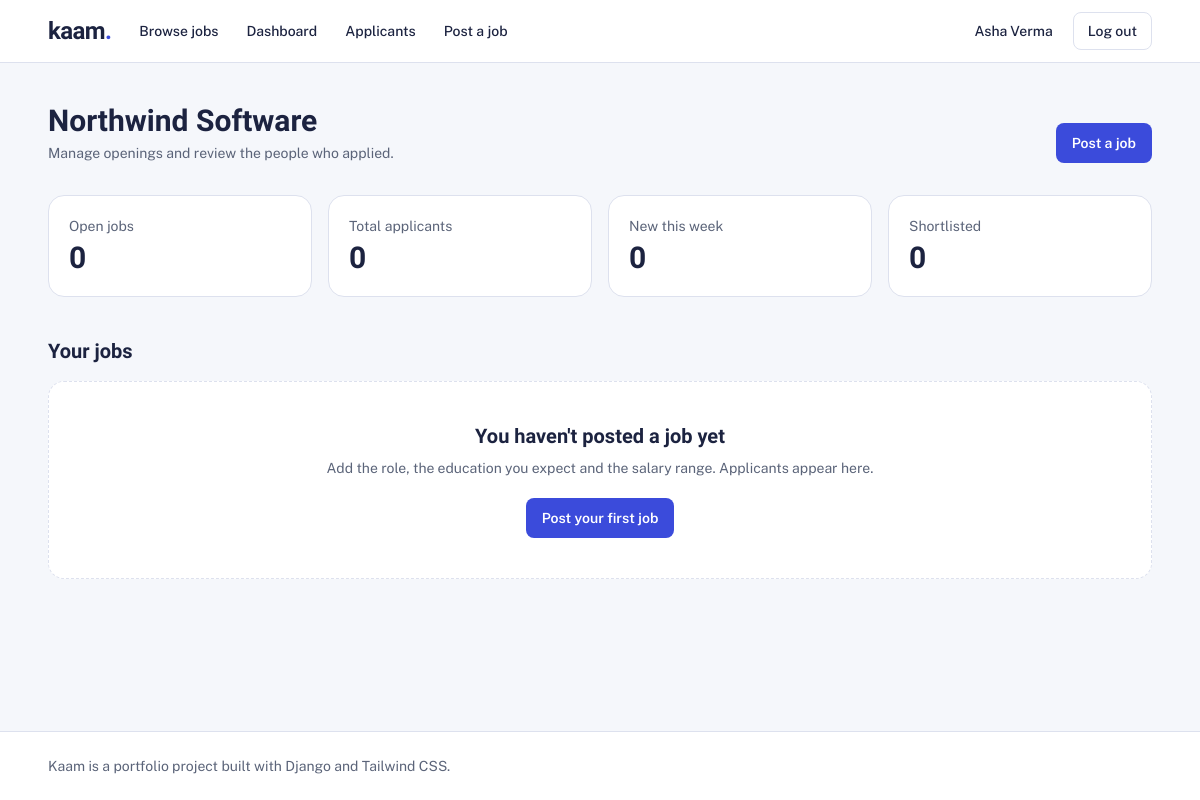
Screenshot of /jobs/manage/ (signed in) with the database file from the repository.
### accounts/models.py (models this page shows, shortened)
class User(AbstractUser):
    class Role(models.TextChoices):
        EMPLOYER = "employer", "Employer"
        SEEKER = "seeker", "Job seeker"
    username = None
    email = models.EmailField("email address", unique=True)
    role = models.CharField(max_length=10, choices=Role.choices, blank=True)
    USERNAME_FIELD = "email"
    REQUIRED_FIELDS = []
    objects = UserManager()
    @property
    def display_name(self):
        return self.get_full_name().strip() or self.email

class EmployerProfile(models.Model):
    SIZES = [
        ("1-10", "1-10 employees"),
        ("11-50", "11-50 employees"),
        ("51-200", "51-200 employees"),
        ("201-1000", "201-1000 employees"),
        ("1000+", "1000+ employees"),
    ]
    user = models.OneToOneField(settings.AUTH_USER_MODEL, on_delete=models.CASCADE, related_name="employer_profile")
    company_name = models.CharField(max_length=120)
    industry = models.CharField(max_length=80, blank=True, help_text="e.g. Software, Manufacturing")
    company_size = models.CharField(max_length=10, choices=SIZES, blank=True)
    location = models.CharField("Head office", max_length=120, blank=True)
    website = models.URLField(blank=True)
    about = models.TextField("About the company", blank=True)
    logo = models.ImageField(upload_to="logos/", blank=True)

### jobs/views.py (the view)
# urls.py: path("manage/", views.employer_dashboard, name="employer_dashboard"),
@employer_required
def employer_dashboard(request):
    jobs = Job.objects.filter(employer=request.user).annotate(applicant_count=Count("applications"))
    applications = Application.objects.filter(job__employer=request.user)
    week_ago = timezone.now() - timedelta(days=7)
    stats = {
        "active_jobs": jobs.filter(is_active=True).count(),
        "total_applicants": applications.count(),
        "new_applicants": applications.filter(applied_at__gte=week_ago).count(),
        "shortlisted": applications.filter(status=Application.Status.SHORTLISTED).count(),
    }
    return render(request, "jobs/employer_dashboard.html", {"jobs": jobs, "stats": stats})

### core/context_processors.py (called while the page is built)
def site(request):
    return {"SITE_NAME": settings.SITE_NAME, "TAILWIND_BUILT": settings.TAILWIND_BUILT}

### templates/jobs/employer_dashboard.html (shortened to what this page needs)
{% extends "base.html" %}
{% block content %}
<section class="mx-auto max-w-6xl px-4 py-10 sm:px-6">
  <div class="flex flex-wrap items-end justify-between gap-4">
    <div>
      <h1 class="font-display text-3xl font-bold">{{ user.employer_profile.company_name|default:"Your jobs" }}</h1>
      <p class="mt-1 text-sm text-muted">Manage openings and review the people who applied.</p>
    </div>
    <a href="{% url 'jobs:create' %}" class="rounded-lg bg-brand px-4 py-2.5 text-sm font-semibold text-white hover:bg-brand-dark">Post a job</a>
  </div>
  <dl class="mt-8 grid grid-cols-2 gap-4 lg:grid-cols-4">
    <div class="rounded-2xl border border-line bg-white p-5"><dt class="text-sm text-muted">Open jobs</dt><dd class="mt-1 font-display text-3xl font-bold">{{ stats.active_jobs }}</dd></div>
    <div class="rounded-2xl border border-line bg-white p-5"><dt class="text-sm text-muted">Total applicants</dt><dd class="mt-1 font-display text-3xl font-bold">{{ stats.total_applicants }}</dd></div>
    <div class="rounded-2xl border border-line bg-white p-5"><dt class="text-sm text-muted">New this week</dt><dd class="mt-1 font-display text-3xl font-bold">{{ stats.new_applicants }}</dd></div>
    <div class="rounded-2xl border border-line bg-white p-5"><dt class="text-sm text-muted">Shortlisted</dt><dd class="mt-1 font-display text-3xl font-bold">{{ stats.shortlisted }}</dd></div>
  </dl>
  <h2 class="mt-10 font-display text-xl font-bold">Your jobs</h2>
  {% if jobs %}
    <ul class="mt-4 divide-y divide-line rounded-2xl border border-line bg-white px-6">
      {% for job in jobs %}
        <li class="flex flex-col gap-4 py-5 lg:flex-row lg:items-center lg:justify-between">
          <div class="min-w-0">
            <div class="flex flex-wrap items-center gap-2">
              <a href="{% url 'jobs:detail' job.pk %}" class="font-display text-lg font-bold hover:text-brand">{{ job.title }}</a>
              {% include "partials/_work_mode_badge.html" with mode=job.work_mode label=job.get_work_mode_display %}
              {% if job.is_open %}
                <span class="rounded-full bg-emerald-100 px-2.5 py-0.5 text-xs font-medium text-emerald-900">Open</span>
              {% else %}
                <span class="rounded-full bg-slate-200 px-2.5 py-0.5 text-xs font-medium text-slate-700">Closed</span>
              {% endif %}
            </div>
            <p class="mt-1 text-sm text-muted">Posted {{ job.created_at|date:"j M Y" }}{% if job.deadline %}, apply by {{ job.deadline|date:"j M Y" }}{% endif %}</p>
          </div>
          <div class="flex flex-wrap items-center gap-2">
            <a href="{% url 'jobs:job_applicants' job.pk %}" class="rounded-lg bg-ink px-3.5 py-2 text-sm font-medium text-white">{{ job.applicant_count }} applicant{{ job.applicant_count|pluralize }}</a>
            <a href="{% url 'jobs:update' job.pk %}" class="rounded-lg border border-line px-3.5 py-2 text-sm font-medium hover:bg-tint">Edit</a>
            <form method="post" action="{% url 'jobs:toggle' job.pk %}">
              {% csrf_token %}
              <button type="submit" class="rounded-lg border border-line px-3.5 py-2 text-sm font-medium hover:bg-tint">{% if job.is_active %}Close{% else %}Reopen{% endif %}</button>
            </form>
            <a href="{% url 'jobs:delete' job.pk %}" class="rounded-lg px-3.5 py-2 text-sm font-medium text-red-600 hover:bg-red-50">Delete</a>
          </div>
        </li>
      {% endfor %}
    </ul>
  {% else %}
    <div class="mt-4 rounded-2xl border border-dashed border-line bg-white p-10 text-center">
      <p class="font-display text-xl font-bold">You haven't posted a job yet</p>
      <p class="mt-2 text-sm text-muted">Add the role, the education you expect and the salary range. Applicants appear here.</p>
      <a href="{% url 'jobs:create' %}" class="mt-5 inline-block rounded-lg bg-brand px-4 py-2.5 text-sm font-semibold text-white hover:bg-brand-dark">Post your first job</a>
    </div>
  {% endif %}
</section>
{% endblock %}

### templates/base.html (shortened to what this page needs)
{% load static %}<!DOCTYPE html>
<html lang="en" class="h-full">
<head>
  {% if TAILWIND_BUILT %}
    <link rel="stylesheet" href="{% static 'css/tailwind.css' %}">
  {% else %}
    <script src="https://cdn.tailwindcss.com"></script>
  {% endif %}
  <link rel="stylesheet" href="{% static 'css/app.css' %}">
</head>
<body class="flex min-h-full flex-col bg-paper font-sans text-ink">
  <header class="border-b border-line bg-white">
    <nav class="mx-auto flex max-w-6xl items-center justify-between gap-4 px-4 py-3 sm:px-6" aria-label="Main">
      <a href="{% url 'core:home' %}" class="font-display text-2xl font-bold tracking-tight text-ink">{{ SITE_NAME|lower }}<span class="text-brand">.</span></a>
      <div id="nav-menu" class="absolute left-0 right-0 top-[57px] z-40 hidden flex-col gap-1 border-b border-line bg-white px-4 py-3 md:static md:flex md:flex-1 md:flex-row md:items-center md:justify-between md:border-0 md:p-0">
        <div class="flex flex-col gap-1 md:flex-row md:items-center md:gap-1">
          <a href="{% url 'jobs:list' %}" class="rounded-lg px-3 py-2 text-sm font-medium text-ink hover:bg-tint">Browse jobs</a>
          {% if user.is_authenticated %}
            {% if user.role == 'employer' %}
              <a href="{% url 'jobs:employer_dashboard' %}" class="rounded-lg px-3 py-2 text-sm font-medium hover:bg-tint">Dashboard</a>
              <a href="{% url 'jobs:applicants' %}" class="rounded-lg px-3 py-2 text-sm font-medium hover:bg-tint">Applicants</a>
              <a href="{% url 'jobs:create' %}" class="rounded-lg px-3 py-2 text-sm font-medium hover:bg-tint">Post a job</a>
            {% elif user.role == 'seeker' %}
              <a href="{% url 'jobs:my_applications' %}" class="rounded-lg px-3 py-2 text-sm font-medium hover:bg-tint">My applications</a>
            {% endif %}
          {% endif %}
        </div>
        <div class="mt-2 flex flex-col gap-2 md:mt-0 md:flex-row md:items-center">
          {% if user.is_authenticated %}
            <a href="{% url 'accounts:profile' %}" class="rounded-lg px-3 py-2 text-sm font-medium hover:bg-tint">{{ user.display_name }}</a>
            <form method="post" action="{% url 'accounts:logout' %}">
              <button type="submit" class="w-full rounded-lg border border-line px-3.5 py-2 text-sm font-medium hover:bg-tint md:w-auto">Log out</button>
            </form>
          {% else %}
            <a href="{% url 'accounts:login' %}" class="rounded-lg border border-line px-3.5 py-2 text-center text-sm font-medium hover:bg-tint">Log in</a>
            <a href="{% url 'core:home' %}#start" class="rounded-lg bg-brand px-3.5 py-2 text-center text-sm font-medium text-white hover:bg-brand-dark">Sign up</a>
          {% endif %}
        </div>
      </div>
    </nav>
  </header>
  <main id="main" class="flex-1">
    {% block content %}{% endblock %}
  </main>
  <footer class="border-t border-line bg-white">
    <div class="mx-auto flex max-w-6xl flex-col gap-2 px-4 py-6 text-sm text-muted sm:flex-row sm:items-center sm:justify-between sm:px-6">
      <p>{{ SITE_NAME }} is a portfolio project built with Django and Tailwind CSS.</p>
    </div>
  </footer>
</body>
</html>

### static/css/app.css (style rules this page uses)
html { scroll-behavior: smooth; }
body { -webkit-font-smoothing: antialiased; }

### rows the page displays
User: display_name "Asha Verma", employer_profile.company_name "Northwind Software"

### other values shown
{{ SITE_NAME|lower }} "kaam"
{{ stats.active_jobs }} "0"
{{ stats.total_applicants }} "0"
{{ stats.new_applicants }} "0"
{{ stats.shortlisted }} "0"
{{ SITE_NAME }} "Kaam"
